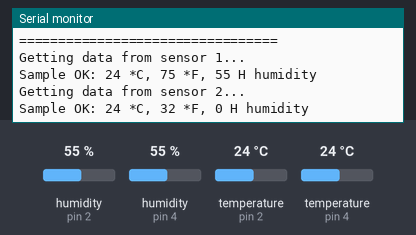
Bench run of a sketch on a simulated Arduino Uno, built with avr-gcc and run on an emulated ATmega328P. On the bench: the last lines printed to the serial monitor. Inputs (shaded band) come from the test bench; at power-on: humidity (sensors on pin 2, pin 4) 55 %, temperature (sensors on pin 4, pin 2) 24 °C.

Above: at 2.3 s.
2.4 s: humidity (sensor on pin 2) set to 22 %
At 4.2 s:
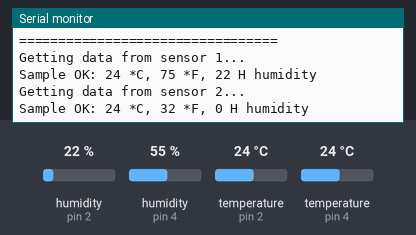
4.5 s: temperature (sensor on pin 4) set to 12 °C
At 5.1 s:
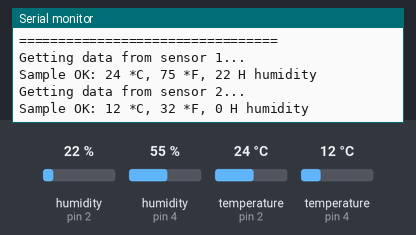
6.6 s: temperature (sensor on pin 2) set to 12 °C
At 8.5 s:
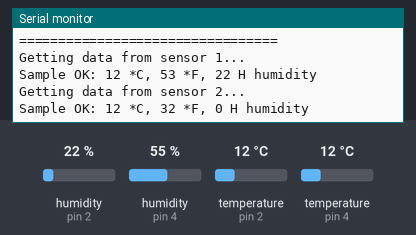
8.7 s: temperature (sensor on pin 4) set to 19 °C
At 10.3 s:
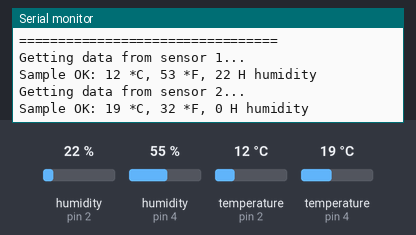
10.8 s: humidity (sensor on pin 2) set to 40 %
At 12.1 s:
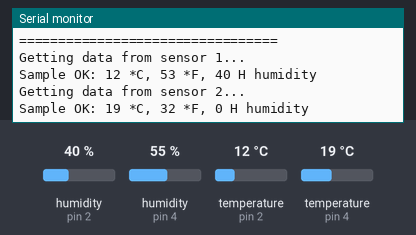
Timing chart, 0 to 13.8 s (numbered marks = the images above; inputs shaded):
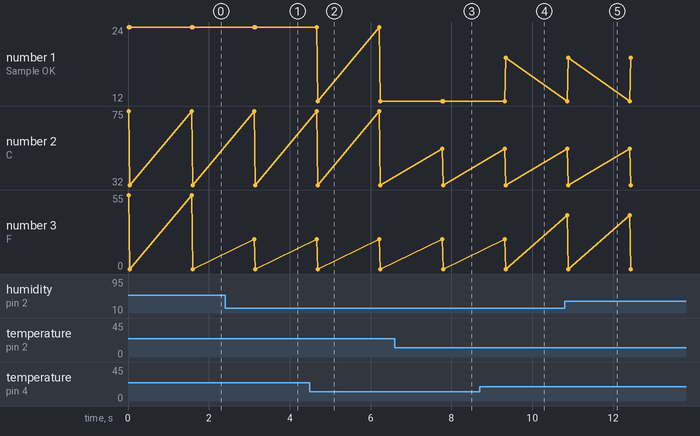

Measured:
- after the input at 2.4 s, the serial monitor: prints a new line after 0.72 s (image 1)
- after the input at 4.5 s, the serial monitor: prints a new line after 0.19 s (image 2)
- after the input at 6.6 s, the serial monitor: prints a new line after 1.2 s (image 3)
- after the input at 8.7 s, the serial monitor: prints a new line after 0.64 s (image 4)
- after the input at 10.8 s, the serial monitor: prints a new line after 0.07 s (image 5)
- plotted number 1: 24 → 12 after the input at 4.5 s, 12 → 19 after the input at 8.7 s

The sketch:

TwoSensorsDefault.ino
```cpp
#include <SimpleDHT.h>

// Created by santosomar Ωr using SimpleDHT library to read data from two DHT11 sensors
// for DHT11,
//      VCC: 5V or 3V
//      GND: GND
//      SENSOR 1 is in Digital Data pin: 2
//      SENSOR 2 is in Digital Data pin: 4

int dataPinSensor1 = 2;
int dataPinSensor2 = 4;
SimpleDHT11 dht1(dataPinSensor1);
SimpleDHT11 dht2(dataPinSensor2);

void setup() {
  Serial.begin(115200);
}

void loop() {
  // Reading data from sensor 1...
  Serial.println("=================================");

  // Reading data from sensor 1...
  Serial.println("Getting data from sensor 1...");

  // read without samples.
  byte temperature = 0;
  byte humidity = 0;
  int err = SimpleDHTErrSuccess;
  if ((err = dht1.read(&temperature, &humidity, NULL)) != SimpleDHTErrSuccess) {
    Serial.print("Communication error with Sensor 1, err="); Serial.println(err);delay(1000);
    return;
  }

   // converting Celsius to Fahrenheit
  byte f = temperature * 1.8 + 32;
  Serial.print("Sample OK: ");
  Serial.print((int)temperature); Serial.print(" *C, ");
  Serial.print((int)f); Serial.print(" *F, ");
  Serial.print((int)humidity); Serial.println(" H humidity");


  // Reading data from sensor 2...
  // ============================
  Serial.println("Getting data from sensor 2...");

  byte temperature2 = 0;
  byte humidity2 = 0;
  if ((err = dht2.read(&temperature, &humidity, NULL)) != SimpleDHTErrSuccess) {
    Serial.print("Communication error with Sensor 2, err="); Serial.println(err);delay(1000);
    return;
  }

  // converting Celsius to Fahrenheit
  byte fb = temperature2 * 1.8 + 32;

  Serial.print("Sample OK: ");
  Serial.print((int)temperature); Serial.print(" *C, ");
  Serial.print((int)fb); Serial.print(" *F, ");
  Serial.print((int)humidity2); Serial.println(" H humidity");

  // DHT11 sampling rate is 1HZ.
  delay(1500);
}
```
